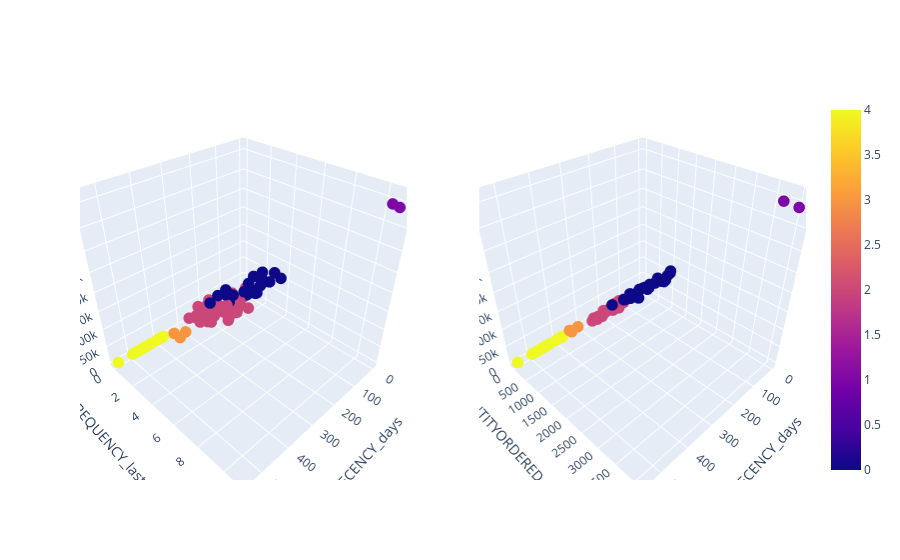

Here is the notebook cell this chart was saved with:
### Markdown cell above
As can be seen in the graphs above the cluster labelad as 3 (yellow in the graph) is mixed between two types of customers: 13 custmers that didn't make any purchased in the last year y 3 customers who made their last purchase almost a year ago and the purchase amount is small. So then this group will be divided into two groups.

### Code cell
# Set the cluster label for customers with zero purchases in the last year to 4
customer_df.loc[customer_df["FREQUENCY_last_year"] == 0, "KMeansLabel"] = 4

# Assign the cluster labels to the RFM DataFrame
rfm_df["KMeansLabel"] = customer_df["KMeansLabel"]

# Create the axis_names dictionary
axis_names = dict(x1 = "RECENCY_days",
                  y1 = "FREQUENCY_last_year",
                  z1 = "MONETARY_last_year",
                  x2 = "RECENCY_days",
                  y2 = "QUANTITYORDERED_last_year",
                  z2= "MONETARY_last_year")

# Plot two 3D scatter plots to visualize the relationship between the axes, colored by cluster label
visualize_clusters(customer_df,axis_names=axis_names, color="KMeansLabel")

# Calculate summary statistics for each cluster
customer_clusters_summarize = customer_df.groupby("KMeansLabel")[["RECENCY_days", "FREQUENCY_last_year", "MONETARY_last_year", "QUANTITYORDERED_last_year"]].median()

# Add the number of customers in each cluster to the summary DataFrame
customer_clusters_summarize = customer_clusters_summarize.assign(CustomersCount=np.bincount(customer_df["KMeansLabel"]))

# Visualize the summary of each cluster of customers
customer_clusters_summarize

### Figure 1 — Plotly figure (JSON) as saved in the notebook; plotly's stock layout.template omitted (floating-point values rounded to 4 significant figures)
{"data": [{"hovertemplate": "RECENCY_days=%{x}<br>FREQUENCY_last_year=%{y}<br>MONETARY_last_year=%{z}<br>KMeansLabel=%{marker.color}<extra></extra>", "legendgroup": "", "marker": {"color": [0, 2, 0, 0, 2, 3, 0, 2, 2, 0, 2, 2, 2, 2, 2, 4, 4, 2, 2, 2, 2, 4, 2, 0, 2, 2, 4, 3, 0, 4, 4, 2, 2, 1, 0, 0, 2, 2, 0, 2, 2, 2, 0, 2, 0, 0, 0, 2, 0, 4, 2, 2, 0, 2, 2, 1, 2, 2, 0, 2, 2, 2, 4, 2, 2, 0, 0, 2, 2, 2, 0, 4, 0, 4, 2, 0, 2, 2, 4, 2, 3, 0, 0, 2, 0, 4, 2, 2, 2, 2, 4, 2], "coloraxis": "coloraxis", "size": 4, "symbol": "circle"}, "mode": "markers", "name": "", "scene": "scene", "showlegend": false, "type": "scatter3d", "x": [181, 50, 250, 69, 173, 319, 169, 104, 218, 40, 165, 193, 244, 193, 98, 424, 374, 207, 215, 177, 243, 446, 117, 83, 197, 182, 451, 343, 196, 386, 481, 76, 174, 14, 75, 12, 164, 249, 24, 207, 256, 223, 7, 178, 103, 183, 61, 131, 216, 494, 195, 68, 33, 214, 130, 55, 180, 181, 167, 269, 194, 249, 399, 106, 300, 16, 48, 186, 270, 127, 0, 441, 75, 462, 169, 151, 165, 131, 378, 132, 364, 46, 25, 213, 97, 546, 39, 260, 193, 189, 474, 197], "y": [2, 1, 2, 2, 2, 1, 2, 1, 1, 2, 2, 2, 1, 1, 1, 0, 0, 1, 1, 1, 1, 0, 2, 2, 1, 1, 0, 1, 3, 0, 0, 2, 1, 11, 2, 2, 1, 2, 3, 1, 1, 1, 2, 2, 3, 2, 2, 2, 2, 0, 1, 1, 2, 1, 1, 11, 1, 1, 2, 1, 1, 2, 0, 1, 1, 2, 3, 1, 1, 2, 3, 0, 2, 0, 2, 2, 1, 1, 0, 2, 1, 2, 4, 1, 2, 0, 1, 1, 1, 2, 0, 1], "z": [106800.0, 15140.0, 94120.0, 65010.0, 7620.0, 12330.0, 91222, 21730.0, 59070.0, 42000.0, 19200.0, 60420.0, 34990.0, 9215.0, 3987.0, 0, 0, 36580.0, 27450.0, 27730.0, 18970.0, 0, 46590.0, 54200.0, 34550.0, 15930.0, 0, 4749.0, 116000.0, 0, 0, 7303.0, 30180.0, 396500.0, 87060.0, 75780.0, 29340.0, 34890.0, 91280.0, 60270.0, 16360.0, 3221.0, 97930.0, 58990.0, 136300.0, 92930.0, 52950.0, 22450.0, 103100.0, 0, 31450.0, 8775.0, 41100.0, 46870.0, 11020.0, 413500.0, 30350.0, 49000.0, 64960.0, 34150.0, 55570.0, 57200.0, 0, 49060.0, 47760.0, 58260.0, 100900.0, 41700.0, 43330.0, 30090.0, 111200.0, 0, 85550.0, 0, 48900.0, 79200.0, 13740.0, 51370.0, 0, 16450.0, 27990.0, 53650.0, 120600.0, 68940.0, 69170.0, 0, 40800.0, 67280.0, 56370.0, 39750.0, 0, 51330.0]}, {"hovertemplate": "RECENCY_days=%{x}<br>QUANTITYORDERED_last_year=%{y}<br>MONETARY_last_year=%{z}<br>KMeansLabel=%{marker.color}<extra></extra>", "legendgroup": "", "marker": {"color": [0, 2, 0, 0, 2, 3, 0, 2, 2, 0, 2, 2, 2, 2, 2, 4, 4, 2, 2, 2, 2, 4, 2, 0, 2, 2, 4, 3, 0, 4, 4, 2, 2, 1, 0, 0, 2, 2, 0, 2, 2, 2, 0, 2, 0, 0, 0, 2, 0, 4, 2, 2, 0, 2, 2, 1, 2, 2, 0, 2, 2, 2, 4, 2, 2, 0, 0, 2, 2, 2, 0, 4, 0, 4, 2, 0, 2, 2, 4, 2, 3, 0, 0, 2, 0, 4, 2, 2, 2, 2, 4, 2], "coloraxis": "coloraxis", "size": 4, "symbol": "circle"}, "mode": "markers", "name": "", "scene": "scene2", "showlegend": false, "type": "scatter3d", "x": [181, 50, 250, 69, 173, 319, 169, 104, 218, 40, 165, 193, 244, 193, 98, 424, 374, 207, 215, 177, 243, 446, 117, 83, 197, 182, 451, 343, 196, 386, 481, 76, 174, 14, 75, 12, 164, 249, 24, 207, 256, 223, 7, 178, 103, 183, 61, 131, 216, 494, 195, 68, 33, 214, 130, 55, 180, 181, 167, 269, 194, 249, 399, 106, 300, 16, 48, 186, 270, 127, 0, 441, 75, 462, 169, 151, 165, 131, 378, 132, 364, 46, 25, 213, 97, 546, 39, 260, 193, 189, 474, 197], "y": [1208, 172, 843, 595, 114, 94, 838, 209, 594, 471, 214, 519, 401, 80, 35, 0, 0, 348, 277, 285, 201, 0, 454, 471, 305, 158, 0, 63, 1035, 0, 0, 72, 343, 4079, 805, 640, 346, 427, 996, 524, 150, 70, 955, 485, 1405, 948, 457, 259, 976, 0, 335, 102, 397, 544, 96, 3917, 261, 437, 616, 418, 512, 572, 0, 605, 518, 572, 1110, 495, 483, 231, 1000, 0, 809, 0, 481, 803, 156, 508, 0, 152, 216, 564, 1150, 619, 597, 0, 371, 595, 468, 378, 0, 623], "z": [106800.0, 15140.0, 94120.0, 65010.0, 7620.0, 12330.0, 91222, 21730.0, 59070.0, 42000.0, 19200.0, 60420.0, 34990.0, 9215.0, 3987.0, 0, 0, 36580.0, 27450.0, 27730.0, 18970.0, 0, 46590.0, 54200.0, 34550.0, 15930.0, 0, 4749.0, 116000.0, 0, 0, 7303.0, 30180.0, 396500.0, 87060.0, 75780.0, 29340.0, 34890.0, 91280.0, 60270.0, 16360.0, 3221.0, 97930.0, 58990.0, 136300.0, 92930.0, 52950.0, 22450.0, 103100.0, 0, 31450.0, 8775.0, 41100.0, 46870.0, 11020.0, 413500.0, 30350.0, 49000.0, 64960.0, 34150.0, 55570.0, 57200.0, 0, 49060.0, 47760.0, 58260.0, 100900.0, 41700.0, 43330.0, 30090.0, 111200.0, 0, 85550.0, 0, 48900.0, 79200.0, 13740.0, 51370.0, 0, 16450.0, 27990.0, 53650.0, 120600.0, 68940.0, 69170.0, 0, 40800.0, 67280.0, 56370.0, 39750.0, 0, 51330.0]}], "layout": {"scene": {"domain": {"x": [0, 0.45], "y": [0, 1]}, "xaxis": {"title": {"text": "RECENCY_days"}}, "yaxis": {"title": {"text": "FREQUENCY_last_year"}}, "zaxis": {"title": {"text": "MONETARY_last_year"}}}, "scene2": {"domain": {"x": [0.55, 1], "y": [0, 1]}, "xaxis": {"title": {"text": "RECENCY_days"}}, "yaxis": {"title": {"text": "QUANTITYORDERED_last_year"}}, "zaxis": {"title": {"text": "MONETARY_last_year"}}}}}
